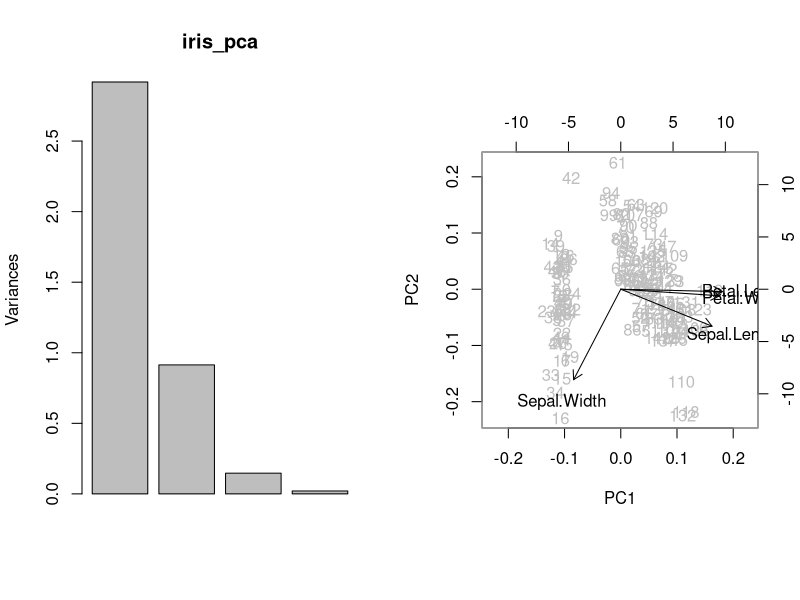
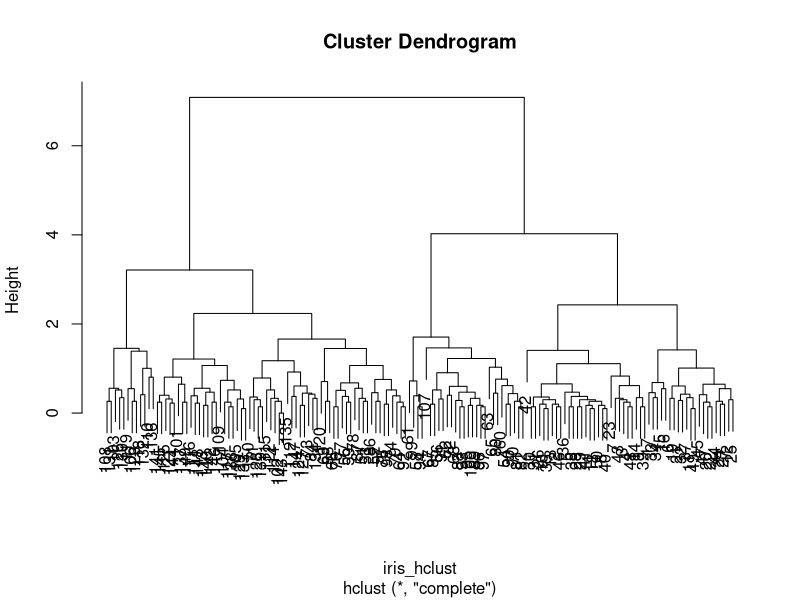
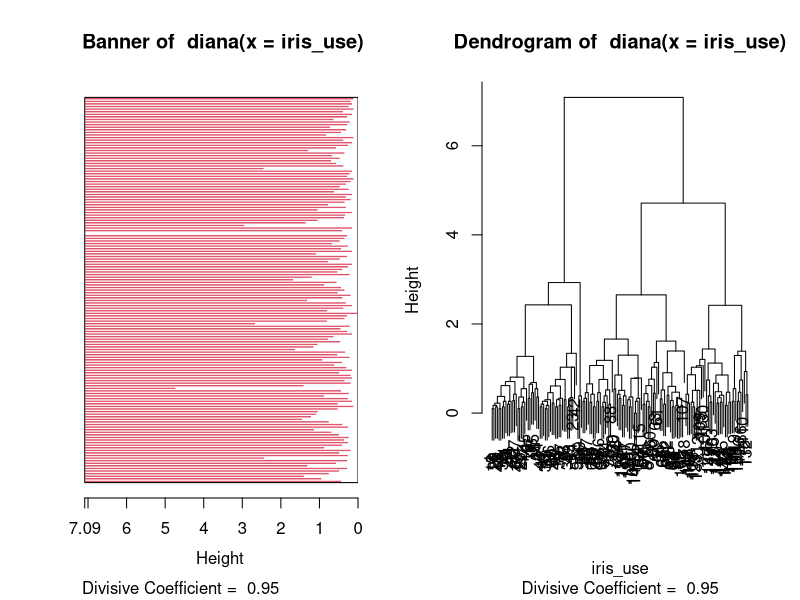
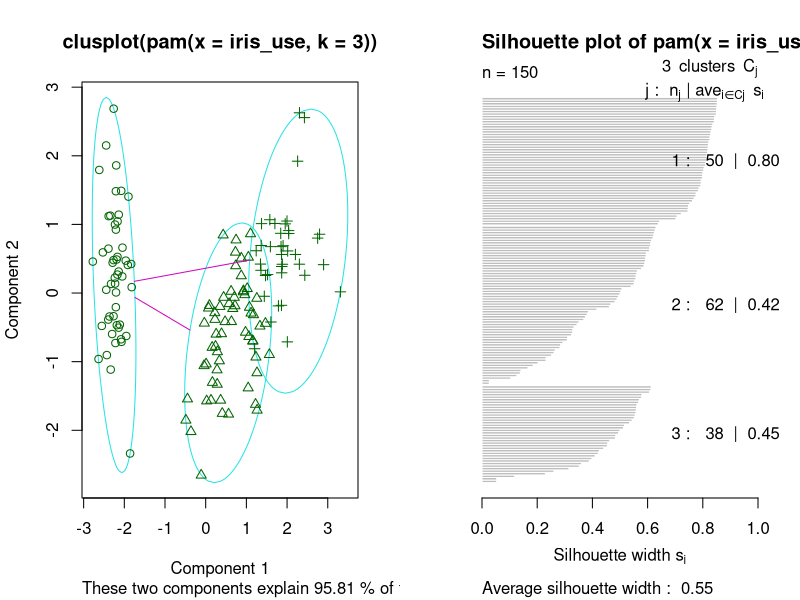

Write R code to recreate these figures, in order.
## ---- chunk 1
# cek 10 observasi teratas
head(iris, 10)

# cek 10 observasi terbawah
tail(iris, 10)

# cek struktur data
str(iris)

# ringkasan data
summary(iris)
## ---- chunk 2
attach(airquality)

# rata-rata konsentrasi ozon
mean(Ozone, na.rm = TRUE)

# median konsentrasi ozon
median(Ozone, na.rm = TRUE)

# simpangan baku konsentrasi ozon
sd(Ozone, na.rm = TRUE)

# varians konsentrasi ozon
var(Ozone, na.rm = TRUE)

# range konsentrasi ozon
range(Ozone, na.rm = TRUE)

# IQR konsentrasi ozon
IQR(Ozone, na.rm = TRUE)

# kuartil 1, 2 dan 3 konsentrasi ozon
quantile(Ozone, probs = c(0.25, 0.5, 0.75), na.rm = TRUE)

detach(airquality)
## ---- chunk 3
shapiro.test(airquality$Ozone)
## ---- chunk 4
# Uji hipotesis konsentrasi ozon = 40 ppm
# parametrik
t.test(x=airquality$Ozone, alternative = "two.sided",
       mu = 40)
# nonparametrik
wilcox.test(x=airquality$Ozone, alternative = "two.sided",
       mu = 40)

# Uji hipotesis dua populasi
dni3 <- dimnames(iris3)
ii <- data.frame(matrix(aperm(iris3, c(1,3,2)), ncol = 4,
                        dimnames = list(NULL, sub(" L.",".Length",
                                        sub(" W.",".Width", dni3[[2]])))),
    Species = gl(3, 50, labels = sub("S", "s", sub("V", "v", dni3[[3]]))))
# parametrik
t.test(x=iris$Sepal.Length[iris$Species=="setosa"], 
       y=ii$Sepal.Length[iris$Species=="versicolor"])
# nonparametrik
wilcox.test(x=iris$Sepal.Length[iris$Species=="setosa"], 
       y=ii$Sepal.Length[iris$Species=="versicolor"])
## ---- chunk 5
# Pearson
cor.test(x = airquality$Ozone, y = airquality$Solar.R,
         alternative = "two.sided",
         method = "pearson")

# Kendall
cor.test(x = airquality$Ozone, y = airquality$Solar.R,
         alternative = "two.sided",
         method = "kendall")

# Spearman
cor.test(x = airquality$Ozone, y = airquality$Solar.R,
         alternative = "two.sided",
         method = "spearman")
## ---- chunk 6
summary(aov(Ozone~Month, airquality))

kruskal.test(Ozone~Month, airquality)
## ---- chunk 7
iris_use <- iris[,-5] # menghilangkan variabel non-numerik
iris_pca <- prcomp(iris_use, scale. = TRUE)
iris_pca
## ---- chunk 8
summary(iris_pca)
## ---- chunk 9
par(mfrow=c(1,2))
plot(iris_pca)
biplot(iris_pca, col = c("gray", "black"))
par(mfrow=c(1,1))
## ---- chunk 10
# menghitung jarak antar observasi
iris_hclust <- dist(iris_use)

# Pembentukan Cluster
hc <- hclust(iris_hclust)
hc
## ---- chunk 11
plot(hc)
## ---- chunk 12
library(cluster)
iris_diana <- diana(iris_use)
par(mfrow=c(1,2))
plot(iris_diana)
par(mfrow=c(1,1))
## ---- chunk 13
iris_kmeans <- kmeans(iris_use, centers = 3)
iris_kmeans

# menghitung lokasi pusat cluster
ccent = function(cl) {
 f = function(i) colMeans(iris_use[cl==i,])
 x = sapply(sort(unique(cl)), f)
 colnames(x) = sort(unique(cl))
 return(x)
}

ccent(iris_kmeans$cluster)
## ---- chunk 14
library(cluster)
iris_pam <- pam(iris_use, k=3)
iris_pam
## ---- chunk 15
par(mfrow=c(1,2))
plot(iris_pam)
par(mfrow=c(1,1))
